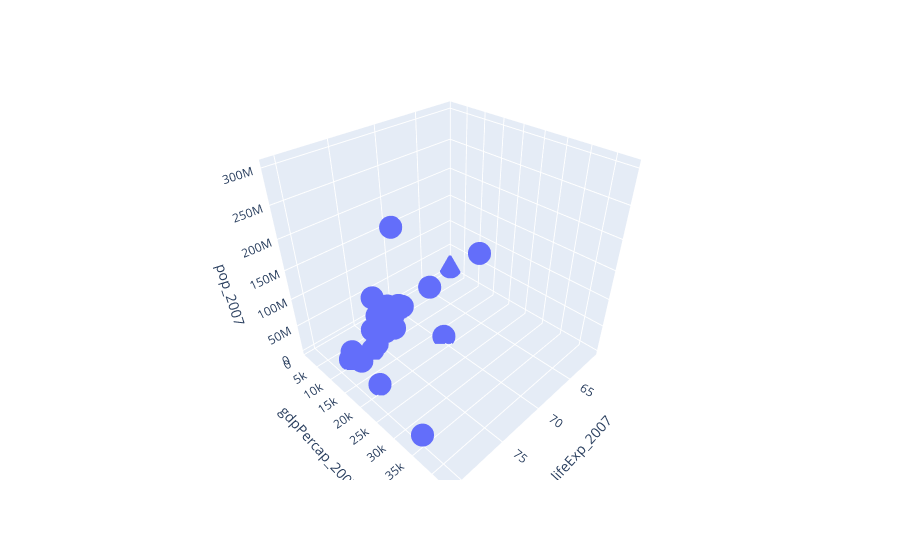

Notebook code cell kept with this figure:
### Code cell
america_data = all_of_gp[all_of_gp['continent']=="Americas"]

px.scatter_3d(america_data,
              x="lifeExp_2007",
              y="gdpPercap_2007",
             z ="pop_2007",
             colour)

### Figure 1 — Plotly figure (JSON) as saved in the notebook; plotly's stock layout.template omitted (floating-point values rounded to 4 significant figures)
{"data": [{"hovertemplate": "lifeExp_2007=%{x}<br>gdpPercap_2007=%{y}<br>pop_2007=%{z}<extra></extra>", "legendgroup": "", "marker": {"color": "#636efa", "symbol": "circle"}, "mode": "markers", "name": "", "scene": "scene", "showlegend": false, "type": "scatter3d", "x": [75.32, 65.55, 72.39, 80.65, 78.55, 72.89, 78.78, 78.27, 72.23, 74.99, 71.88, 70.26, 60.92, 70.2, 72.57, 76.19, 72.9, 75.54, 71.75, 71.42, 78.75, 69.82, 78.24, 76.38, 73.75], "y": [12780.0, 3822.0, 9066.0, 36320.0, 13170.0, 7007.0, 9645.0, 8948.0, 6025.0, 6873.0, 5728.0, 5186.0, 1202.0, 3548.0, 7321.0, 11980.0, 2749.0, 9809.0, 4173.0, 7409.0, 19330.0, 18010.0, 42950.0, 10610.0, 11420.0], "z": [40301927, 9119152, 190010647, 33390141, 16284741, 44227550, 4133884, 11416987, 9319622, 13755680, 6939688, 12572928, 8502814, 7483763, 2780132, 108700891, 5675356, 3242173, 6667147, 28674757, 3942491, 1056608, 301139947, 3447496, 26084662]}], "layout": {"legend": {"tracegroupgap": 0}, "margin": {"t": 60}, "scene": {"domain": {"x": [0, 1], "y": [0, 1]}, "xaxis": {"title": {"text": "lifeExp_2007"}}, "yaxis": {"title": {"text": "gdpPercap_2007"}}, "zaxis": {"title": {"text": "pop_2007"}}}}}
